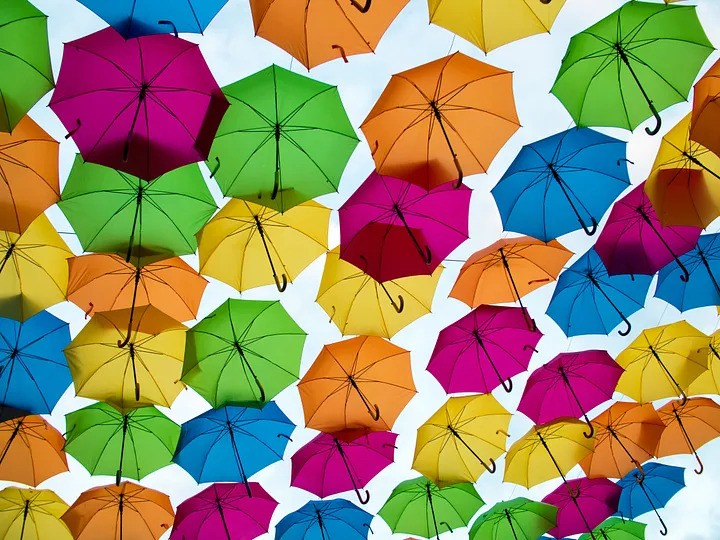
#> input picture data/colors.jpg, 720 x 540 px
$ jupyter execute 2-image_processing.ipynb
#> lines starting #> are read from the running program, lines starting #| are printed output that depends on the picture; after the words box and inside, x2 and y2 are one past the last pixel; in counts of white or black regions, pixels touching at a corner belong together; long printed decimals are rounded
[cell 1]
import cv2 as cv
import numpy as np

# Translation

[cell 2]
image = cv.imread("../data/colors.jpg")
#> image is the input picture: shape (540, 720, 3); mean B, G, R 102.9, 138.4, 152.2
cv.imshow("original", image)
cv.waitKey(0)

prepare translation matrix to shift down and right

[cell 3]
M = np.float32([
    [1,0,25], #shift for x by 25 pixels
    [0,1,50]  #shift for y by 50 pixels
])
shifted = cv.warpAffine(image, M, (image.shape[1], image.shape[0]))
cv.imshow("Shifted Down and Right", shifted)
cv.waitKey(0)

Shift up and left

[cell 4]
M = np.float32([
    [1,0,- 25], #shift for x by 25 pixels
    [0,1,- 50]  #shift for y by 50 pixels
])
shifted = cv.warpAffine(image, M, (image.shape[1], image.shape[0]))
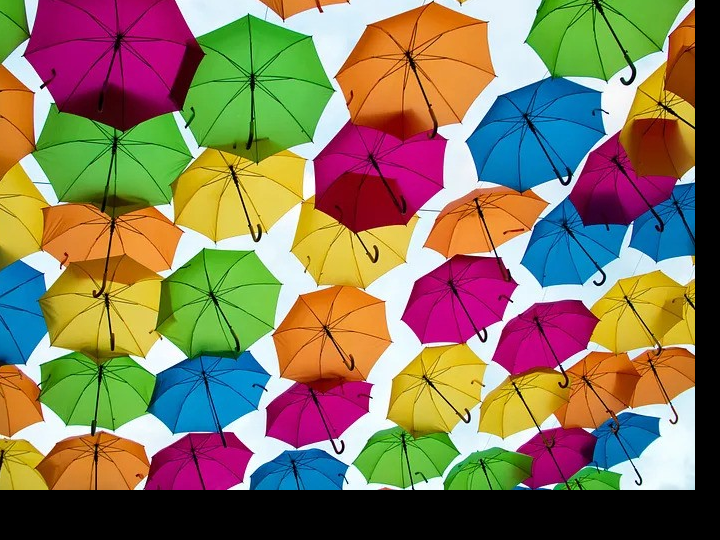
#> shifted: shape (540, 720, 3); mean B, G, R 90, 119.3, 133.8
cv.imshow("Shifted Up and Left", shifted)
cv.waitKey(0)

Make a translation function

[cell 5]
def translate_image(image, x, y):
#> called with x = -50, y = 20
    M = np.float32([
        [1,0,x], #shift for x by x pixels
        [0,1,y]  #shift for y by y pixels
    ])
    shifted = cv.warpAffine(image, M, (image.shape[1], image.shape[0]))
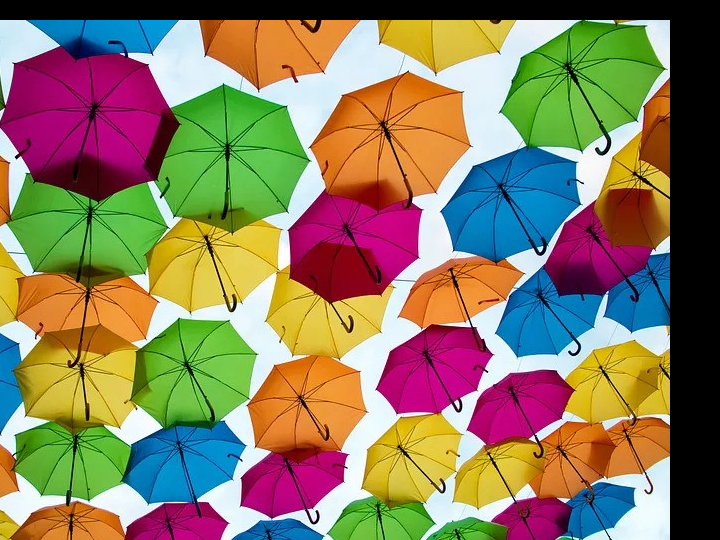
#> shifted: shape (540, 720, 3); mean B, G, R 94.3, 124.4, 138.6
    return shifted

[cell 6]
shifted = translate_image(image, -50, 20)
cv.imshow("Shifted Up and Left", shifted)
cv.waitKey(0)

# Rotation

[cell 7]
(h, w) = image.shape[:2]
#> h = 540; w = 720
center = (w // 2, h // 2)
#> center = (360, 270)
M = cv.getRotationMatrix2D(center, 45, 0.5)
rotated = cv.warpAffine(image, M, (w, h))
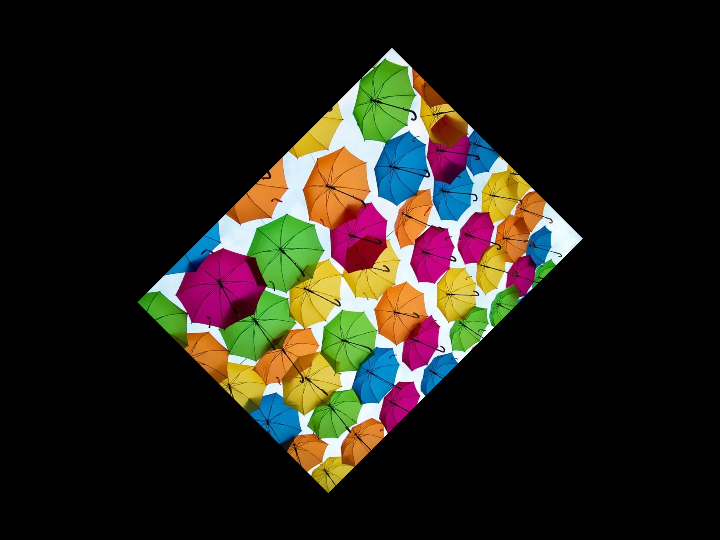
#> rotated: shape (540, 720, 3); mean B, G, R 25.7, 34.6, 38.1
cv.imshow("Rotated by 45 degrees", rotated)
cv.waitKey(0)

Write a function for rotation

[cell 8]
def rotate_image(image, angle, scale=1.0):
#> called with angle = 30, scale = 1
    (h, w) = image.shape[:2]
#> h = 540; w = 720
    center = (w // 2, h // 2)
#> center = (360, 270)
    M = cv.getRotationMatrix2D(center, angle, scale)
    rotated = cv.warpAffine(image, M, (w, h))
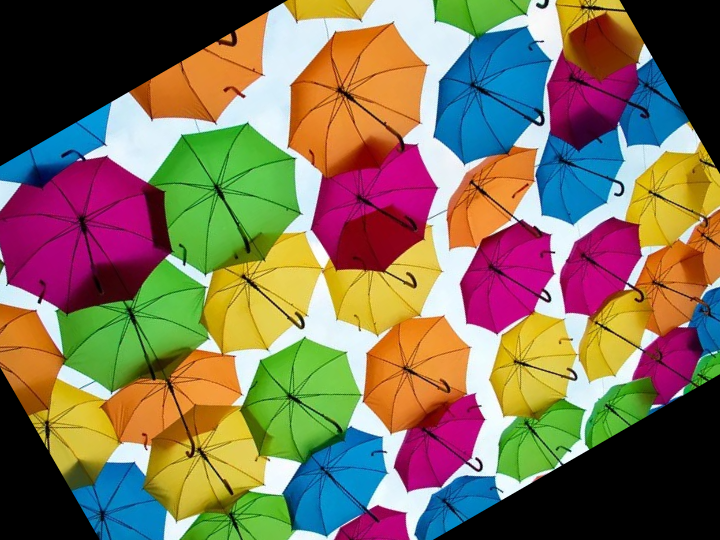
#> rotated: shape (540, 720, 3); mean B, G, R 86.7, 111.8, 126.7
    return rotated

[cell 9]
rotated = rotate_image(image, 30)
cv.imshow("Rotated by 30 degrees", rotated)
cv.waitKey(0)

# Resizing

[cell 10]
h = image.shape[0]
w = image.shape[1]
r = 50.0 / h
#> r = 0.0926
print(r)
#| 0.09259
# new dimensions for the resized image
dim = (int(w * r), 50) # (w,h)
#> dim = (66, 50)
resized = cv.resize(image, dim, interpolation=cv.INTER_AREA)
cv.imshow("Resized (Height)", resized)
cv.waitKey(0)

[cell 11]
import imutils

[cell 12]
resized = imutils.resize(image, width=100)
#> resized: shape (75, 100, 3)
cv.imshow("Resized with imutils", resized)
cv.waitKey(0)

Write a function called display_image

[cell 13]
def display_image(title, image):
    cv.imshow(title, image)
    cv.waitKey(0)

# Flipping

[cell 14]
flipped = cv.flip(image, 1)
display_image("Flipped Horizontally", flipped)

[cell 15]
flipped = cv.flip(image, 0)
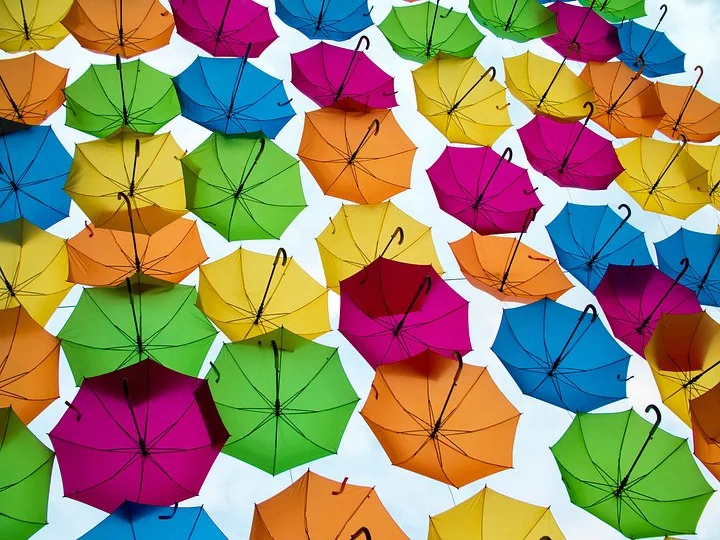
#> flipped: shape (540, 720, 3); mean B, G, R 102.9, 138.4, 152.2
display_image("Flipped Vertically", flipped)

[cell 16]
flipped = cv.flip(image, -1)
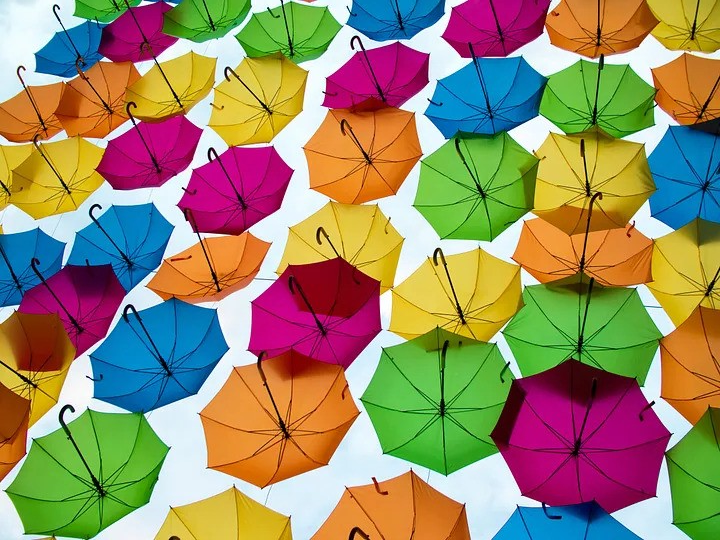
#> flipped: shape (540, 720, 3); mean B, G, R 102.9, 138.4, 152.2
display_image("Flipped Vertically and horizontally", flipped)

# Cropping

[cell 17]
cropped = image [30:120, 240:335]
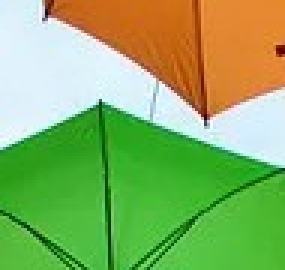
#> cropped: shape (90, 95, 3) (shown 3 times larger); mean B, G, R 98.6, 177.3, 136.8
display_image("Cropped", cropped)

# Arithmetics Operations

change colors

[cell 18]
M = np.ones(image.shape, dtype="uint8") *100 # arrays of 50s with same dimensions as image
subtracted = cv.subtract(image, M)
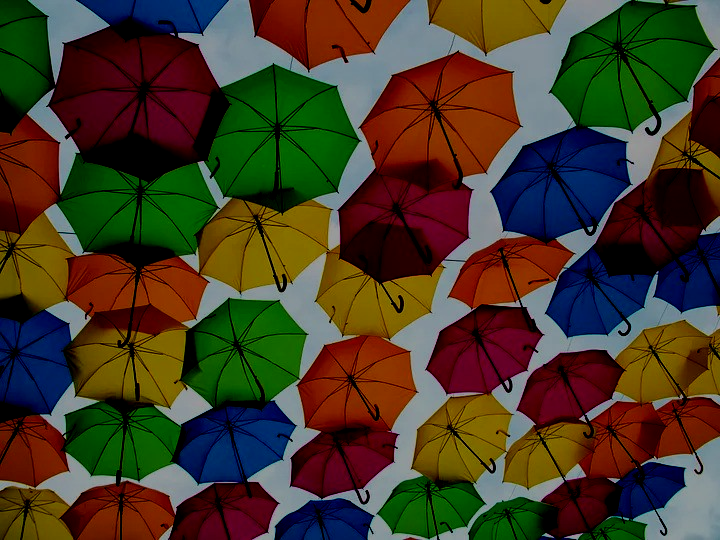
#> subtracted: shape (540, 720, 3); mean B, G, R 37.4, 57.4, 67.9
display_image("Subtracted", subtracted)

# Bitwize Operations

[cell 19]
rectangle = np.zeros((300, 300), dtype="uint8")
cv.rectangle(rectangle, (25, 25), (275, 275), 255, -1)
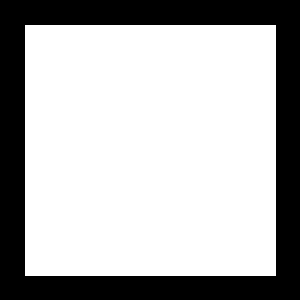
#> rectangle: shape (300, 300); 70% white; 1 black region, box (x1, y1, x2, y2) and area: (0, 0, 300, 300) 26999
cv.imshow("Rectangle", rectangle)

circle = np.zeros((300, 300), dtype="uint8")
cv.circle(circle, (150, 150), 150, 255, -1)
#> circle: shape (300, 300); 78.5% white; 4 black regions, box (x1, y1, x2, y2) and area: (0, 0, 150, 150) 4980, (151, 0, 300, 133) 4830, (0, 151, 133, 300) 4830, (168, 168, 300, 300) 4681
cv.imshow("Circle", circle)

cv.waitKey(0)

rectangle inside the circle

[cell 20]
bitwiseAnd = cv.bitwise_and(rectangle, circle)
display_image("Bitwise AND", bitwiseAnd)

[cell 21]
bitwiseOr = cv.bitwise_or(rectangle, circle)
display_image("Bitwise OR", bitwiseOr)
#> in display_image (call 7), `cv.imshow(title, image)`:
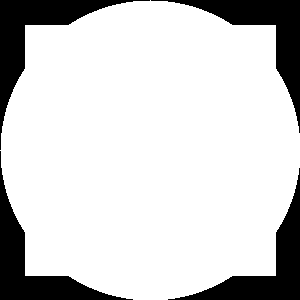
#> window 'Bitwise OR': shape (300, 300); 82.1% white; 4 black regions, box (x1, y1, x2, y2) and area: (0, 0, 150, 150) 4171, (151, 0, 300, 133) 4021, (0, 151, 133, 300) 4021, (168, 168, 300, 300) 3872
